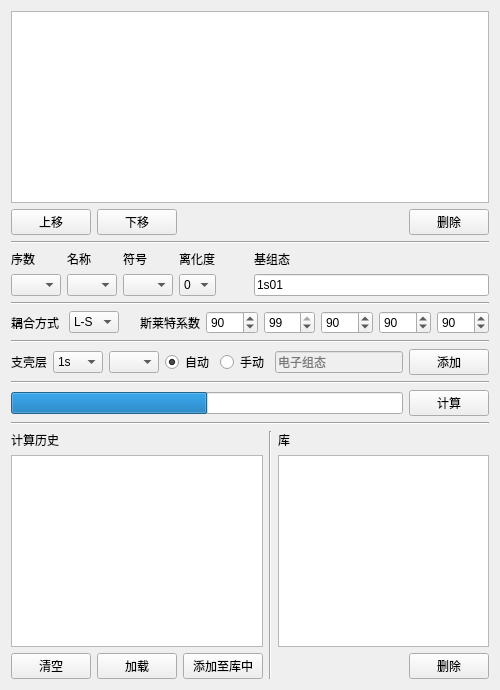
         <widget class="QWidget" name="widget" native="true">
          <property name="sizePolicy">
           <sizepolicy hsizetype="Preferred" vsizetype="Preferred">
            <horstretch>0</horstretch>
            <verstretch>0</verstretch>
           </sizepolicy>
          </property>
          <property name="minimumSize">
           <size>
            <width>500</width>
            <height>0</height>
           </size>
          </property>
          <property name="maximumSize">
           <size>
            <width>500</width>
            <height>16777215</height>
           </size>
          </property>
          <layout class="QVBoxLayout" name="verticalLayout_8">
           <item>
            <widget class="QTableView" name="in36_configuration_view">
             <attribute name="horizontalHeaderCascadingSectionResizes">
              <bool>false</bool>
             </attribute>
            </widget>
           </item>
           <item>
            <layout class="QHBoxLayout" name="horizontalLayout_10">
             <item>
              <widget class="QPushButton" name="configuration_move_up">
               <property name="text">
                <string>上移</string>
               </property>
              </widget>
             </item>
             <item>
              <widget class="QPushButton" name="configuration_move_down">
               <property name="text">
                <string>下移</string>
               </property>
              </widget>
             </item>
             <item>
              <spacer name="horizontalSpacer_5">
               <property name="orientation">
                <enum>Qt::Horizontal</enum>
               </property>
               <property name="sizeHint" stdset="0">
                <size>
                 <width>40</width>
                 <height>20</height>
                </size>
               </property>
              </spacer>
             </item>
             <item>
              <widget class="QPushButton" name="del_configuration">
               <property name="text">
                <string>删除</string>
               </property>
              </widget>
             </item>
            </layout>
           </item>
           <item>
            <widget class="Line" name="line">
             <property name="orientation">
              <enum>Qt::Horizontal</enum>
             </property>
            </widget>
           </item>
           <item>
            <layout class="QHBoxLayout" name="horizontalLayout_9">
             <item>
              <layout class="QGridLayout" name="gridLayout">
               <item row="0" column="0">
                <widget class="QLabel" name="label_4">
                 <property name="maximumSize">
                  <size>
                   <width>50</width>
                   <height>16777215</height>
                  </size>
                 </property>
                 <property name="text">
                  <string>序数</string>
                 </property>
                </widget>
               </item>
               <item row="0" column="1">
                <widget class="QLabel" name="label_5">
                 <property name="sizePolicy">
                  <sizepolicy hsizetype="Minimum" vsizetype="Preferred">
                   <horstretch>0</horstretch>
                   <verstretch>0</verstretch>
                  </sizepolicy>
                 </property>
                 <property name="text">
                  <string>名称</string>
                 </property>
                </widget>
               </item>
               <item row="0" column="2">
                <widget class="QLabel" name="label_6">
                 <property name="text">
                  <string>符号</string>
                 </property>
                </widget>
               </item>
               <item row="0" column="3">
                <widget class="QLabel" name="label_7">
                 <property name="sizePolicy">
                  <sizepolicy hsizetype="Preferred" vsizetype="Minimum">
                   <horstretch>0</horstretch>
                   <verstretch>0</verstretch>
                  </sizepolicy>
                 </property>
                 <property name="text">
                  <string>离化度</string>
                 </property>
                </widget>
               </item>
               <item row="1" column="0">
                <widget class="QComboBox" name="atomic_num">
                 <property name="sizePolicy">
                  <sizepolicy hsizetype="Fixed" vsizetype="Fixed">
                   <horstretch>0</horstretch>
                   <verstretch>0</verstretch>
                  </sizepolicy>
                 </property>
                 <property name="maximumSize">
                  <size>
                   <width>50</width>
                   <height>16777215</height>
                  </size>
                 </property>
                </widget>
               </item>
               <item row="1" column="1">
                <widget class="QComboBox" name="atomic_name">
                 <property name="sizePolicy">
                  <sizepolicy hsizetype="Minimum" vsizetype="Fixed">
                   <horstretch>0</horstretch>
                   <verstretch>0</verstretch>
                  </sizepolicy>
                 </property>
                 <property name="maximumSize">
                  <size>
                   <width>50</width>
                   <height>16777215</height>
                  </size>
                 </property>
                </widget>
               </item>
               <item row="1" column="2">
                <widget class="QComboBox" name="atomic_symbol">
                 <property name="maximumSize">
                  <size>
                   <width>50</width>
                   <height>16777215</height>
                  </size>
                 </property>
                </widget>
               </item>
               <item row="1" column="3">
                <widget class="QComboBox" name="atomic_ion">
                 <property name="sizePolicy">
                  <sizepolicy hsizetype="Preferred" vsizetype="Minimum">
                   <horstretch>0</horstretch>
                   <verstretch>0</verstretch>
                  </sizepolicy>
                 </property>
                 <property name="maximumSize">
                  <size>
                   <width>50</width>
                   <height>16777215</height>
                  </size>
                 </property>
                 <item>
                  <property name="text">
                   <string>0</string>
                  </property>
                 </item>
                </widget>
               </item>
              </layout>
             </item>
             <item>
              <spacer name="horizontalSpacer_4">
               <property name="orientation">
                <enum>Qt::Horizontal</enum>
               </property>
               <property name="sizeType">
                <enum>QSizePolicy::Fixed</enum>
               </property>
               <property name="sizeHint" stdset="0">
                <size>
                 <width>32</width>
                 <height>20</height>
                </size>
               </property>
              </spacer>
             </item>
             <item>
              <layout class="QVBoxLayout" name="verticalLayout_6">
               <item>
                <widget class="QLabel" name="label_11">
                 <property name="text">
                  <string>基组态</string>
                 </property>
                </widget>
               </item>
               <item>
                <widget class="QLineEdit" name="base_configuration">
                 <property name="text">
                  <string>1s01</string>
                 </property>
                 <property name="dragEnabled">
                  <bool>false</bool>
                 </property>
                 <property name="readOnly">
                  <bool>true</bool>
                 </property>
                </widget>
               </item>
              </layout>
             </item>
            </layout>
           </item>
           <item>
            <widget class="Line" name="line_2">
             <property name="orientation">
              <enum>Qt::Horizontal</enum>
             </property>
            </widget>
           </item>
           <item>
            <layout class="QHBoxLayout" name="horizontalLayout_4">
             <item>
              <widget class="QLabel" name="label_12">
               <property name="text">
                <string>耦合方式</string>
               </property>
              </widget>
             </item>
             <item>
              <widget class="QComboBox" name="coupling_mode">
               <property name="maximumSize">
                <size>
                 <width>50</width>
                 <height>16777215</height>
                </size>
               </property>
               <item>
                <property name="text">
                 <string>L-S</string>
                </property>
               </item>
               <item>
                <property name="text">
                 <string>j-j</string>
                </property>
               </item>
              </widget>
             </item>
             <item>
              <spacer name="horizontalSpacer_3">
               <property name="orientation">
                <enum>Qt::Horizontal</enum>
               </property>
               <property name="sizeType">
                <enum>QSizePolicy::Fixed</enum>
               </property>
               <property name="sizeHint" stdset="0">
                <size>
                 <width>15</width>
                 <height>20</height>
                </size>
               </property>
              </spacer>
             </item>
             <item>
              <widget class="QLabel" name="label_14">
               <property name="text">
                <string>斯莱特系数</string>
               </property>
              </widget>
             </item>
             <item>
              <widget class="QSpinBox" name="in2_11_a">
               <property name="value">
                <number>90</number>
               </property>
              </widget>
             </item>
             <item>
              <widget class="QSpinBox" name="in2_11_b">
               <property name="value">
                <number>99</number>
               </property>
              </widget>
             </item>
             <item>
              <widget class="QSpinBox" name="in2_11_c">
               <property name="value">
                <number>90</number>
               </property>
              </widget>
             </item>
             <item>
              <widget class="QSpinBox" name="in2_11_d">
               <property name="maximum">
                <number>99</number>
               </property>
               <property name="value">
                <number>90</number>
               </property>
              </widget>
             </item>
             <item>
              <widget class="QSpinBox" name="in2_11_e">
               <property name="value">
                <number>90</number>
               </property>
              </widget>
             </item>
            </layout>
           </item>
           <item>
            <widget class="Line" name="line_3">
             <property name="orientation">
              <enum>Qt::Horizontal</enum>
             </property>
            </widget>
           </item>
           <item>
            <layout class="QHBoxLayout" name="horizontalLayout_5">
             <item>
              <widget class="QLabel" name="label_8">
               <property name="text">
                <string>支壳层</string>
               </property>
              </widget>
             </item>
             <item>
              <widget class="QComboBox" name="low_configuration">
               <property name="minimumSize">
                <size>
                 <width>50</width>
                 <height>0</height>
                </size>
               </property>
               <property name="maximumSize">
                <size>
                 <width>50</width>
                 <height>16777215</height>
                </size>
               </property>
               <item>
                <property name="text">
                 <string>1s</string>
                </property>
               </item>
              </widget>
             </item>
             <item>
              <widget class="QComboBox" name="high_configuration">
               <property name="minimumSize">
                <size>
                 <width>50</width>
                 <height>0</height>
                </size>
               </property>
               <property name="maximumSize">
                <size>
                 <width>50</width>
                 <height>16777215</height>
                </size>
               </property>
              </widget>
             </item>
             <item>
              <widget class="QRadioButton" name="auto_write_in36">
               <property name="text">
                <string>自动</string>
               </property>
               <property name="checked">
                <bool>true</bool>
               </property>
              </widget>
             </item>
             <item>
              <widget class="QRadioButton" name="manual_write_in36">
               <property name="text">
                <string>手动</string>
               </property>
              </widget>
             </item>
             <item>
              <widget class="QLineEdit" name="configuration_edit">
               <property name="enabled">
                <bool>false</bool>
               </property>
               <property name="toolTip">
                <string>&lt;html&gt;&lt;head/&gt;&lt;body&gt;&lt;p&gt;&lt;br/&gt;&lt;/p&gt;&lt;/body&gt;&lt;/html&gt;</string>
               </property>
               <property name="statusTip">
                <string/>
               </property>
               <property name="whatsThis">
                <string>&lt;html&gt;&lt;head/&gt;&lt;body&gt;&lt;p&gt;&lt;br/&gt;&lt;/p&gt;&lt;/body&gt;&lt;/html&gt;</string>
               </property>
               <property name="accessibleDescription">
                <string/>
               </property>
               <property name="inputMask">
                <string/>
               </property>
               <property name="text">
                <string/>
               </property>
               <property name="placeholderText">
                <string>电子组态</string>
               </property>
               <property name="clearButtonEnabled">
                <bool>true</bool>
               </property>
              </widget>
             </item>
             <item>
              <widget class="QPushButton" name="add_configuration">
               <property name="text">
                <string>添加</string>
               </property>
              </widget>
             </item>
            </layout>
           </item>
           <item>
            <widget class="Line" name="line_4">
             <property name="orientation">
              <enum>Qt::Horizontal</enum>
             </property>
            </widget>
           </item>
           <item>
            <layout class="QHBoxLayout" name="horizontalLayout_6">
             <item>
              <widget class="QProgressBar" name="progressBar">
               <property name="value">
                <number>50</number>
               </property>
               <property name="textVisible">
                <bool>false</bool>
               </property>
               <property name="orientation">
                <enum>Qt::Horizontal</enum>
               </property>
               <property name="textDirection">
                <enum>QProgressBar::TopToBottom</enum>
               </property>
               <property name="format">
                <string>%p%</string>
               </property>
              </widget>
             </item>
             <item>
              <widget class="QPushButton" name="run_cowan">
               <property name="sizePolicy">
                <sizepolicy hsizetype="Preferred" vsizetype="Preferred">
                 <horstretch>0</horstretch>
                 <verstretch>0</verstretch>
                </sizepolicy>
               </property>
               <property name="text">
                <string>计算</string>
               </property>
              </widget>
             </item>
            </layout>
           </item>
           <item>
            <widget class="Line" name="line_5">
             <property name="orientation">
              <enum>Qt::Horizontal</enum>
             </property>
            </widget>
           </item>
           <item>
            <layout class="QHBoxLayout" name="horizontalLayout_14">
             <item>
              <layout class="QVBoxLayout" name="verticalLayout_5">
               <item>
                <widget class="QLabel" name="label_9">
                 <property name="text">
                  <string>计算历史</string>
                 </property>
                </widget>
               </item>
               <item>
                <widget class="QListView" name="run_history"/>
               </item>
               <item>
                <layout class="QHBoxLayout" name="horizontalLayout_7">
                 <item>
                  <widget class="QPushButton" name="clear_history">
                   <property name="text">
                    <string>清空</string>
                   </property>
                  </widget>
                 </item>
                 <item>
                  <widget class="QPushButton" name="load_history">
                   <property name="text">
                    <string>加载</string>
                   </property>
                  </widget>
                 </item>
                 <item>
                  <widget class="QPushButton" name="add_to_selection">
                   <property name="text">
                    <string>添加至库中</string>
                   </property>
                  </widget>
                 </item>
                </layout>
               </item>
              </layout>
             </item>
             <item>
              <widget class="Line" name="line_8">
               <property name="orientation">
                <enum>Qt::Vertical</enum>
               </property>
              </widget>
             </item>
             <item>
              <layout class="QVBoxLayout" name="verticalLayout_3">
               <item>
                <widget class="QLabel" name="label_10">
                 <property name="text">
                  <string>库</string>
                 </property>
                </widget>
               </item>
               <item>
                <widget class="QListView" name="selection_list"/>
               </item>
               <item>
                <layout class="QHBoxLayout" name="horizontalLayout_13">
                 <item>
                  <spacer name="horizontalSpacer_6">
                   <property name="orientation">
                    <enum>Qt::Horizontal</enum>
                   </property>
                   <property name="sizeHint" stdset="0">
                    <size>
                     <width>40</width>
                     <height>20</height>
                    </size>
                   </property>
                  </spacer>
                 </item>
                 <item>
                  <widget class="QPushButton" name="del_selection">
                   <property name="text">
                    <string>删除</string>
                   </property>
                  </widget>
                 </item>
                </layout>
               </item>
              </layout>
             </item>
            </layout>
           </item>
          </layout>
         </widget>
